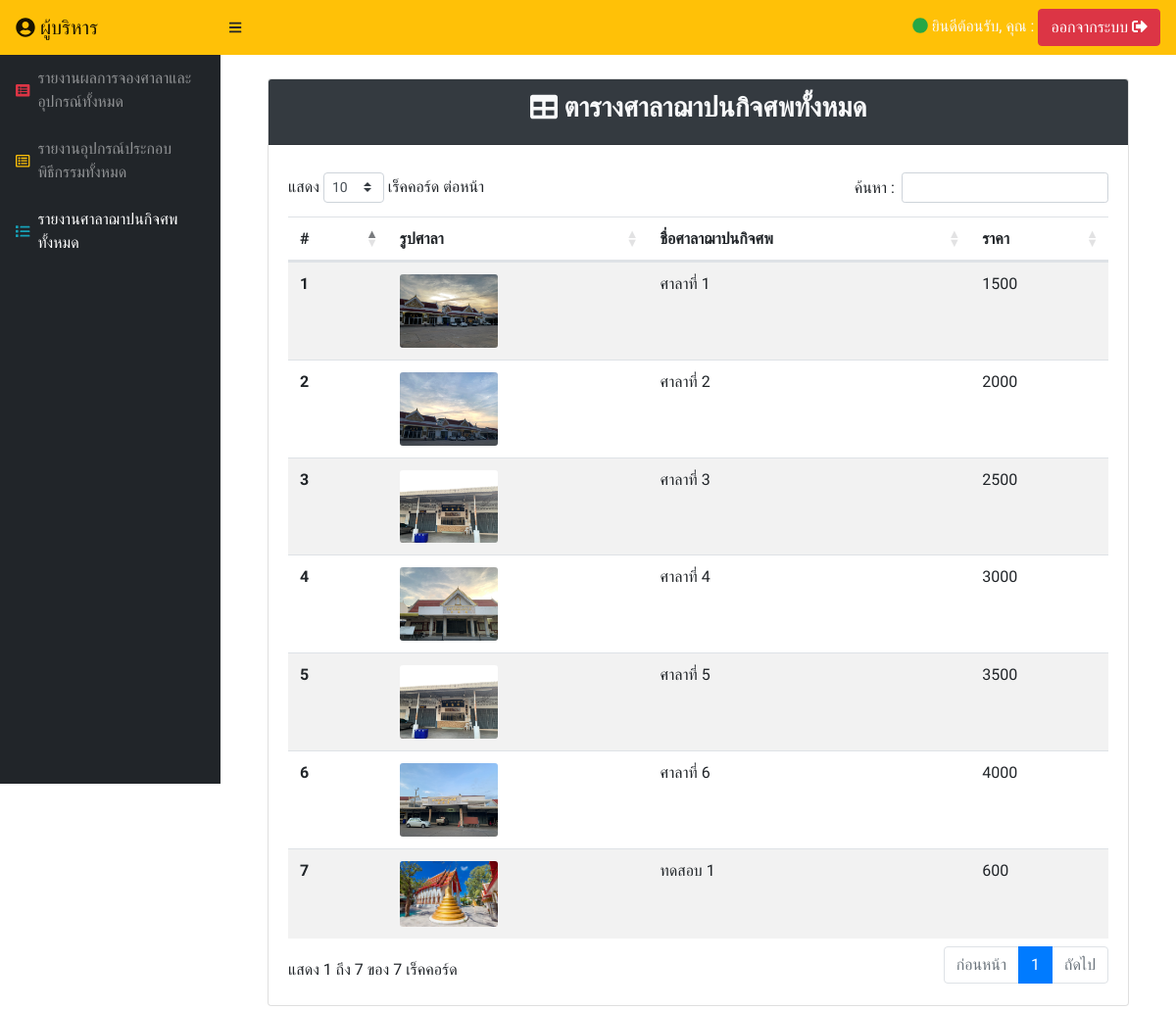
Page /back_house_systwm/executive.php?p=3 on the earlier database version.
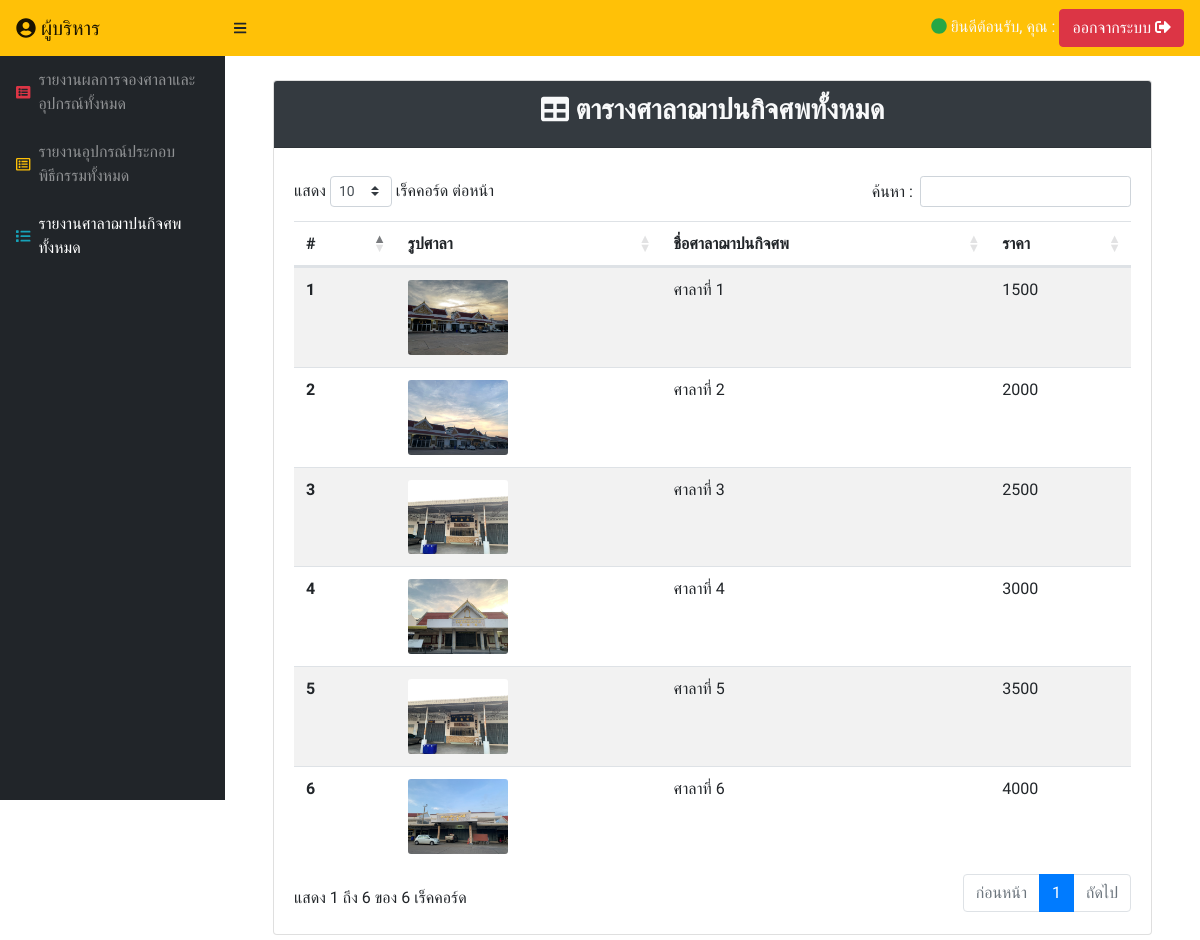
Same page on the later database version.
### tables this page shows
CREATE TABLE `pavilion` (
  `id` int(10) NOT NULL,
  `img` varchar(50) NOT NULL,
  `pavilion_name` varchar(50) NOT NULL,
  `price` varchar(10) NOT NULL,
  `status_sala` varchar(20) NOT NULL,
  `booking_d_strat` datetime NOT NULL,
  `booking_d_stop` datetime NOT NULL
);

### back_house_systwm/pavilion_executive.php (the view, shortened to what this page needs)
<?php
    $slN = new DB_conn();
?>
<div class= "container-fluid mb-2">
 <div class="card">
    <div class="card-header bg-dark mb-2">
        <h3 class="text-center text-light"><b><i class="fas fa-table"></i> ตารางศาลาฌาปนกิจศพทั้งหมด</b></h3>
    </div>
    <div class="card-body">
                    <table class="table table-striped" id="myTable">
                <thead>
                    <tr>
                    <th scope="col">#</th>
                    <th scope="col">รูปศาลา</th>
                    <th scope="col">ชื่อศาลาฌาปนกิจศพ</th>
                    <th scope="col">ราคา</th>
                    </tr>
                </thead>
                <tbody>
                <?php
                $n=1;
                $result = $slN->slN_m1();
                while($num = mysqli_fetch_array($result))
                {
                ?>
                    <tr>
                    <th scope="row"><?php $num['id']; echo $n;?></th>
                    <td>
                        <div style="width:100px;">
                                    <img src="../image/pavilion/<?php echo $num['img']; ?>" class="card-img" title="รูปภาพข่าว">
                        </div>
                    </td>
                    <td><?php echo $num['pavilion_name']; ?></td>
                    <td><?php echo $num['price']; ?></td>
                    </tr>
                <?php
                $n++;
                }
                ?>
                </tbody>
                </table>
    </div>
</div>

Differences in the rows shown:
removed pavilion: img (picture), pavilion_name "ทดสอบ 1", price "600"
Other differences:
text written by a page script: "แสดง เร็คคอร์ด ต่อหน้า ค้นหา : แสดง 1 ถึง 7 ของ 7 เร็คคอร์ด ก่อนหน้า 1 ถัดไป" → "แสดง เร็คคอร์ด ต่อหน้า ค้นหา : แสดง 1 ถึง 6 ของ 6 เร็คคอร์ด ก่อนหน้า 1 ถัดไป"
